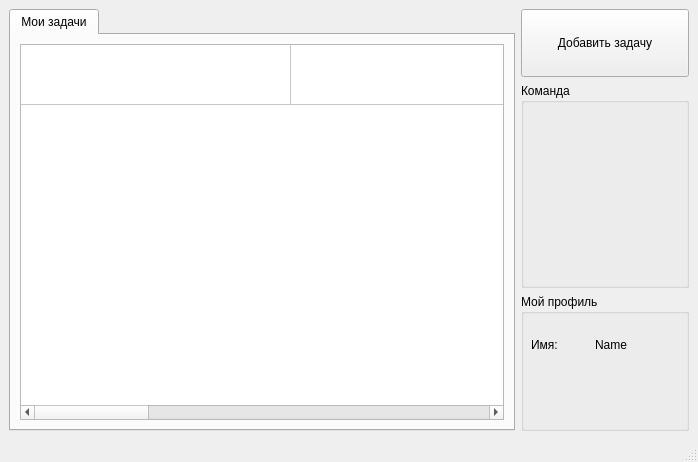
<?xml version="1.0" encoding="UTF-8"?>
<ui version="4.0">
 <class>MainWindow</class>
 <widget class="QMainWindow" name="MainWindow">
  <property name="geometry">
   <rect>
    <x>0</x>
    <y>0</y>
    <width>698</width>
    <height>462</height>
   </rect>
  </property>
  <property name="windowTitle">
   <string>MainWindow</string>
  </property>
  <widget class="QWidget" name="centralwidget">
   <layout class="QGridLayout" name="gridLayout">
    <item row="1" column="1">
     <widget class="QGroupBox" name="groupBox_2">
      <property name="sizePolicy">
       <sizepolicy hsizetype="Preferred" vsizetype="Preferred">
        <horstretch>1</horstretch>
        <verstretch>3</verstretch>
       </sizepolicy>
      </property>
      <property name="title">
       <string>Команда</string>
      </property>
     </widget>
    </item>
    <item row="0" column="1">
     <widget class="QPushButton" name="buttonAddTask">
      <property name="sizePolicy">
       <sizepolicy hsizetype="Preferred" vsizetype="Preferred">
        <horstretch>1</horstretch>
        <verstretch>1</verstretch>
       </sizepolicy>
      </property>
      <property name="text">
       <string>Добавить задачу</string>
      </property>
     </widget>
    </item>
    <item row="2" column="1">
     <widget class="QGroupBox" name="groupBox">
      <property name="enabled">
       <bool>true</bool>
      </property>
      <property name="sizePolicy">
       <sizepolicy hsizetype="Preferred" vsizetype="Preferred">
        <horstretch>1</horstretch>
        <verstretch>2</verstretch>
       </sizepolicy>
      </property>
      <property name="maximumSize">
       <size>
        <width>16777215</width>
        <height>574</height>
       </size>
      </property>
      <property name="title">
       <string>Мой профиль</string>
      </property>
      <property name="flat">
       <bool>false</bool>
      </property>
      <widget class="QWidget" name="layoutWidget">
       <property name="geometry">
        <rect>
         <x>10</x>
         <y>30</y>
         <width>181</width>
         <height>41</height>
        </rect>
       </property>
       <layout class="QHBoxLayout" name="horizontalLayout">
        <property name="sizeConstraint">
         <enum>QLayout::SetDefaultConstraint</enum>
        </property>
        <item>
         <widget class="QLabel" name="labelName">
          <property name="sizePolicy">
           <sizepolicy hsizetype="Preferred" vsizetype="Preferred">
            <horstretch>1</horstretch>
            <verstretch>0</verstretch>
           </sizepolicy>
          </property>
          <property name="text">
           <string>Имя:</string>
          </property>
         </widget>
        </item>
        <item>
         <widget class="QLabel" name="label">
          <property name="sizePolicy">
           <sizepolicy hsizetype="Preferred" vsizetype="Preferred">
            <horstretch>2</horstretch>
            <verstretch>0</verstretch>
           </sizepolicy>
          </property>
          <property name="layoutDirection">
           <enum>Qt::LeftToRight</enum>
          </property>
          <property name="text">
           <string>Name</string>
          </property>
         </widget>
        </item>
       </layout>
      </widget>
     </widget>
    </item>
    <item row="0" column="0" rowspan="3">
     <widget class="QTabWidget" name="tabWidget">
      <property name="sizePolicy">
       <sizepolicy hsizetype="Preferred" vsizetype="Expanding">
        <horstretch>3</horstretch>
        <verstretch>0</verstretch>
       </sizepolicy>
      </property>
      <property name="currentIndex">
       <number>0</number>
      </property>
      <property name="iconSize">
       <size>
        <width>16</width>
        <height>16</height>
       </size>
      </property>
      <widget class="QWidget" name="tab">
       <attribute name="title">
        <string>Мои задачи</string>
       </attribute>
       <layout class="QGridLayout" name="gridLayout_2">
        <item row="0" column="0">
         <widget class="QTableWidget" name="tableTasks">
          <property name="sizePolicy">
           <sizepolicy hsizetype="Preferred" vsizetype="Preferred">
            <horstretch>0</horstretch>
            <verstretch>0</verstretch>
           </sizepolicy>
          </property>
          <property name="minimumSize">
           <size>
            <width>0</width>
            <height>0</height>
           </size>
          </property>
          <property name="maximumSize">
           <size>
            <width>1000000</width>
            <height>1000000</height>
           </size>
          </property>
          <property name="rowCount">
           <number>1</number>
          </property>
          <attribute name="horizontalHeaderVisible">
           <bool>false</bool>
          </attribute>
          <attribute name="horizontalHeaderCascadingSectionResizes">
           <bool>false</bool>
          </attribute>
          <attribute name="horizontalHeaderMinimumSectionSize">
           <number>0</number>
          </attribute>
          <attribute name="horizontalHeaderDefaultSectionSize">
           <number>270</number>
          </attribute>
          <attribute name="horizontalHeaderHighlightSections">
           <bool>true</bool>
          </attribute>
          <attribute name="horizontalHeaderShowSortIndicator" stdset="0">
           <bool>false</bool>
          </attribute>
          <attribute name="horizontalHeaderStretchLastSection">
           <bool>true</bool>
          </attribute>
          <attribute name="verticalHeaderVisible">
           <bool>false</bool>
          </attribute>
          <attribute name="verticalHeaderCascadingSectionResizes">
           <bool>false</bool>
          </attribute>
          <attribute name="verticalHeaderMinimumSectionSize">
           <number>0</number>
          </attribute>
          <attribute name="verticalHeaderDefaultSectionSize">
           <number>60</number>
          </attribute>
          <attribute name="verticalHeaderShowSortIndicator" stdset="0">
           <bool>false</bool>
          </attribute>
          <attribute name="verticalHeaderStretchLastSection">
           <bool>false</bool>
          </attribute>
          <row/>
          <column>
           <property name="text">
            <string>Мои задачи</string>
           </property>
          </column>
          <column>
           <property name="text">
            <string>Исполнитель</string>
           </property>
          </column>
          <column>
           <property name="text">
            <string>Инициатор</string>
           </property>
          </column>
          <column>
           <property name="text">
            <string/>
           </property>
          </column>
          <item row="0" column="3">
           <property name="text">
            <string/>
           </property>
          </item>
         </widget>
        </item>
       </layout>
      </widget>
     </widget>
    </item>
   </layout>
  </widget>
  <widget class="QMenuBar" name="menubar">
   <property name="geometry">
    <rect>
     <x>0</x>
     <y>0</y>
     <width>698</width>
     <height>22</height>
    </rect>
   </property>
  </widget>
  <widget class="QStatusBar" name="statusbar"/>
 </widget>
 <resources/>
 <connections/>
</ui>
